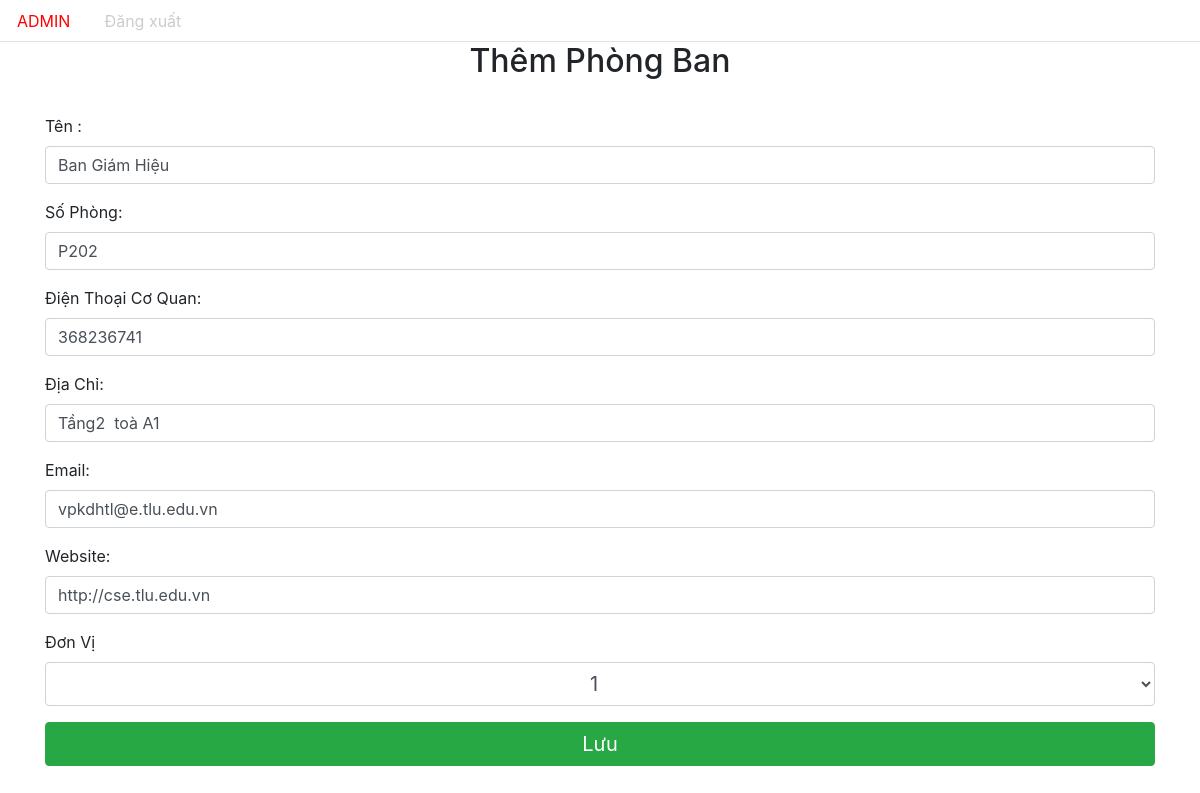
The page /addpb.php?id=1 (signed in) on the database its author committed.
### tables this page shows
CREATE TABLE `donvi` (
  `id` int(10) NOT NULL,
  `name` varchar(255) NOT NULL,
  `sophong` varchar(10) NOT NULL,
  `maytruc` int(255) DEFAULT NULL,
  `diachi` varchar(255) DEFAULT NULL,
  `email` varchar(255) DEFAULT NULL,
  `website` varchar(255) DEFAULT NULL,
  `id_parent` int(10) DEFAULT NULL
);

### db/dbhelper.php (called while the page is built, shortened)
<?php
function select_one($sql) {
	$con = mysqli_connect(HOST, USERNAME, PASSWORD, DATABASE);
	$result = mysqli_query($con, $sql);
	$row    = mysqli_fetch_array($result, 1);
	return $row;
}

### addpb.php (the view, shortened to what this page needs)
<?php
	require_once ('./db/dbhelper.php');
$id = $name  = $sp =  $mt =  $dc = $dv = $em = $ws = $id_dv = '';
if (isset($_GET['id'])) {
	$id       = $_GET['id'];
	$sql      = 'select * from donvi where id = '.$id;
	$login = select_one($sql);
	if ($login != null) {
		$name 	  = $login['name'];
		$sp	  = $login['sophong'];
		$mt	  = $login['maytruc'];
		$dc	  = $login['diachi'];
		$em	  = $login['email'];
		$ws 	  = $login['website'];
		$id_dv =$login['id_parent'];
		$donvi = "select name from donvi where id = " .$id_dv;
		$val_donvi = select_one($donvi);
		if ($val_donvi != null) {
				$dv = $val_donvi['name'];
		}
	}
}
?>
<!DOCTYPE html>
<html>
<head>
	<link rel="stylesheet" href="https://maxcdn.bootstrapcdn.com/bootstrap/4.4.1/css/bootstrap.min.css">
</head>
<body >
	<ul class="nav nav-tabs">
	  <li class="nav-item">
	    <a class="nav-link" style="color:red;" href="admin.php">ADMIN</a>
	  </li>
	  <li class="nav-item">
	    <a class="nav-link" style="color:#ccc" href="logout.php">Đăng xuất</a>
	  </li>
	</ul>
	<div class="container">
		<div class="panel panel-primary">
			<div class="panel-heading">
				<h2 class="text-center">Thêm Phòng Ban</h2>
			</div>
			<div class="panel-body" >
				<form method="post" style = "width: 100% ;margin-top:3%;">
					<div class="form-group">
					  <label  for="taikhoan">Tên :</label>
					  <input required="true" type="text" class="form-control" id="taikhoan" name="taikhoan"
					  value="<?=$name?>" >
					</div>
					<div class="form-group">
					  <label  for="matkhau">Số Phòng:</label>
					  <input required="true" type="text" class="form-control" id="matkhau" name="sophong" value="<?=$sp?>" >
					</div>
					<div class="form-group">
					  <label  for="matkhau">Điện Thoại Cơ Quan:</label>
					  <input required="true" type="text" class="form-control" id="matkhau" name="maytruc" value="<?=$mt?>" >
					</div>
					<div class="form-group">
					  <label  for="matkhau">Địa Chỉ:</label>
					  <input required="true" type="text" class="form-control" id="matkhau" name="diachi" value="<?=$dc?>" >
					</div>
					<div class="form-group">
					  <label  for="matkhau">Email:</label>
					  <input  required="true" type="text" class="form-control" id="matkhau" name="email" value="<?=$em?>" >
					</div>
					<div class="form-group">
					  <label  for="matkhau">Website:</label>
					  <input  required="true" type="text" class="form-control" id="matkhau" name="website" value="<?=$ws?>" >
					</div>
					<div class="form-group">
					  <label  for="matkhau">Đơn Vị</label>
					  <select style="text-align:center;font-size : 20px;" required="true" type="text" class="form-control" id="matkhau" name="donvi" value="<?=$dv?>" >
					  	<option value="<?=$id_dv?>"><?=$id_dv?></option>
					  </select>
					</div>
					<button onclick="testAlertDialog()" style="width: 100%; font-size:20px" class="btn btn-success">Lưu</button>
				</form>
			</div>
		</div>
	</div>
</body>
</html>

### rows shown on the page
donvi: taikhoan "Ban Giám Hiệu", sophong "P202", maytruc "368236741", diachi "Tầng2 toà A1", email "vpkdhtl@e.tlu.edu.vn", website "http://cse.tlu.edu.vn", donvi "1"
